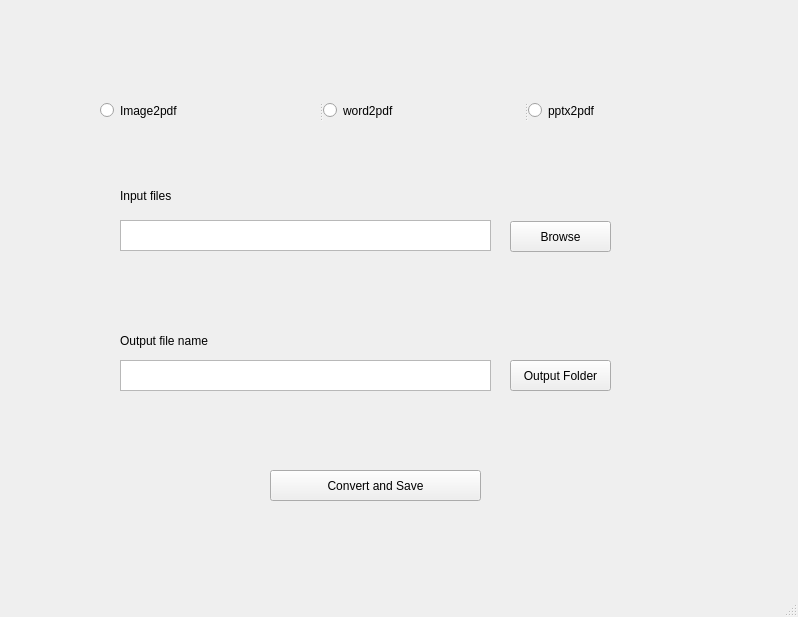
<?xml version="1.0" encoding="UTF-8"?>
<ui version="4.0">
 <class>MainWindow</class>
 <widget class="QMainWindow" name="MainWindow">
  <property name="geometry">
   <rect>
    <x>0</x>
    <y>0</y>
    <width>798</width>
    <height>617</height>
   </rect>
  </property>
  <property name="windowTitle">
   <string>MainWindow</string>
  </property>
  <widget class="QWidget" name="centralwidget">
   <widget class="QToolButton" name="browseButton">
    <property name="geometry">
     <rect>
      <x>510</x>
      <y>221</y>
      <width>101</width>
      <height>31</height>
     </rect>
    </property>
    <property name="text">
     <string>Browse</string>
    </property>
   </widget>
   <widget class="QTextEdit" name="filePath">
    <property name="geometry">
     <rect>
      <x>120</x>
      <y>220</y>
      <width>371</width>
      <height>31</height>
     </rect>
    </property>
   </widget>
   <widget class="QPushButton" name="convert">
    <property name="geometry">
     <rect>
      <x>270</x>
      <y>470</y>
      <width>211</width>
      <height>31</height>
     </rect>
    </property>
    <property name="text">
     <string>Convert and Save</string>
    </property>
   </widget>
   <widget class="QSplitter" name="splitter">
    <property name="geometry">
     <rect>
      <x>100</x>
      <y>90</y>
      <width>621</width>
      <height>41</height>
     </rect>
    </property>
    <property name="orientation">
     <enum>Qt::Horizontal</enum>
    </property>
    <widget class="QRadioButton" name="image2pdf">
     <property name="text">
      <string>Image2pdf</string>
     </property>
    </widget>
    <widget class="QRadioButton" name="word2pdf">
     <property name="text">
      <string>word2pdf</string>
     </property>
    </widget>
    <widget class="QRadioButton" name="pptx2pdf">
     <property name="text">
      <string>pptx2pdf</string>
     </property>
    </widget>
   </widget>
   <widget class="QLabel" name="label">
    <property name="geometry">
     <rect>
      <x>120</x>
      <y>185</y>
      <width>101</width>
      <height>21</height>
     </rect>
    </property>
    <property name="text">
     <string>Input files</string>
    </property>
   </widget>
   <widget class="QTextEdit" name="outputFileNameBox">
    <property name="geometry">
     <rect>
      <x>120</x>
      <y>360</y>
      <width>371</width>
      <height>31</height>
     </rect>
    </property>
   </widget>
   <widget class="QLabel" name="label_2">
    <property name="geometry">
     <rect>
      <x>120</x>
      <y>330</y>
      <width>101</width>
      <height>21</height>
     </rect>
    </property>
    <property name="text">
     <string>Output file name</string>
    </property>
   </widget>
   <widget class="QToolButton" name="outputFolderBrowse">
    <property name="geometry">
     <rect>
      <x>510</x>
      <y>360</y>
      <width>101</width>
      <height>31</height>
     </rect>
    </property>
    <property name="text">
     <string>Output Folder</string>
    </property>
   </widget>
  </widget>
  <widget class="QStatusBar" name="statusbar"/>
 </widget>
 <resources/>
 <connections/>
</ui>
